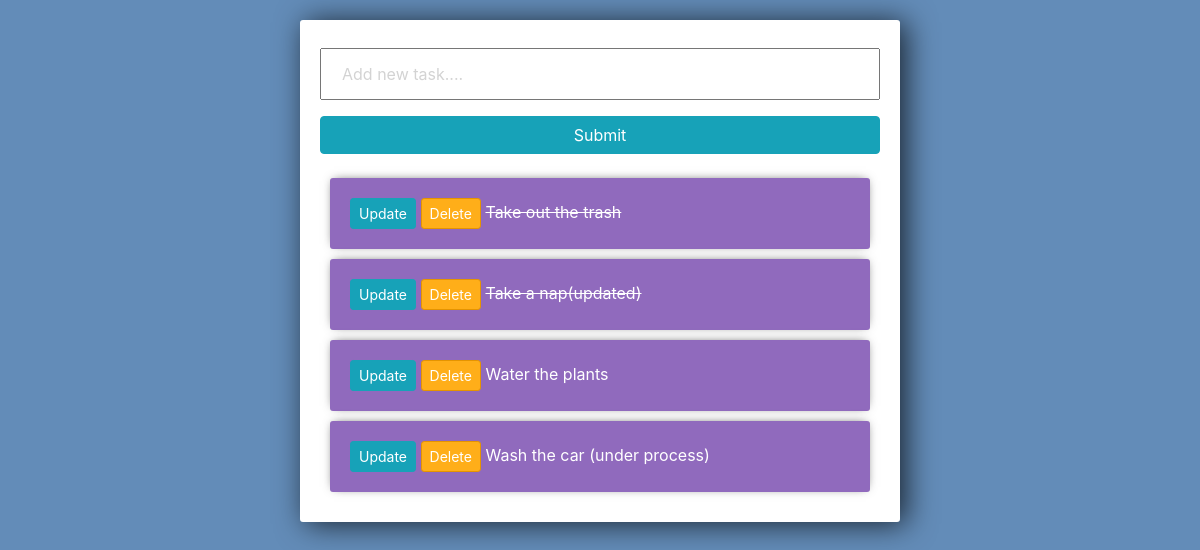
Before: / with the older database file.
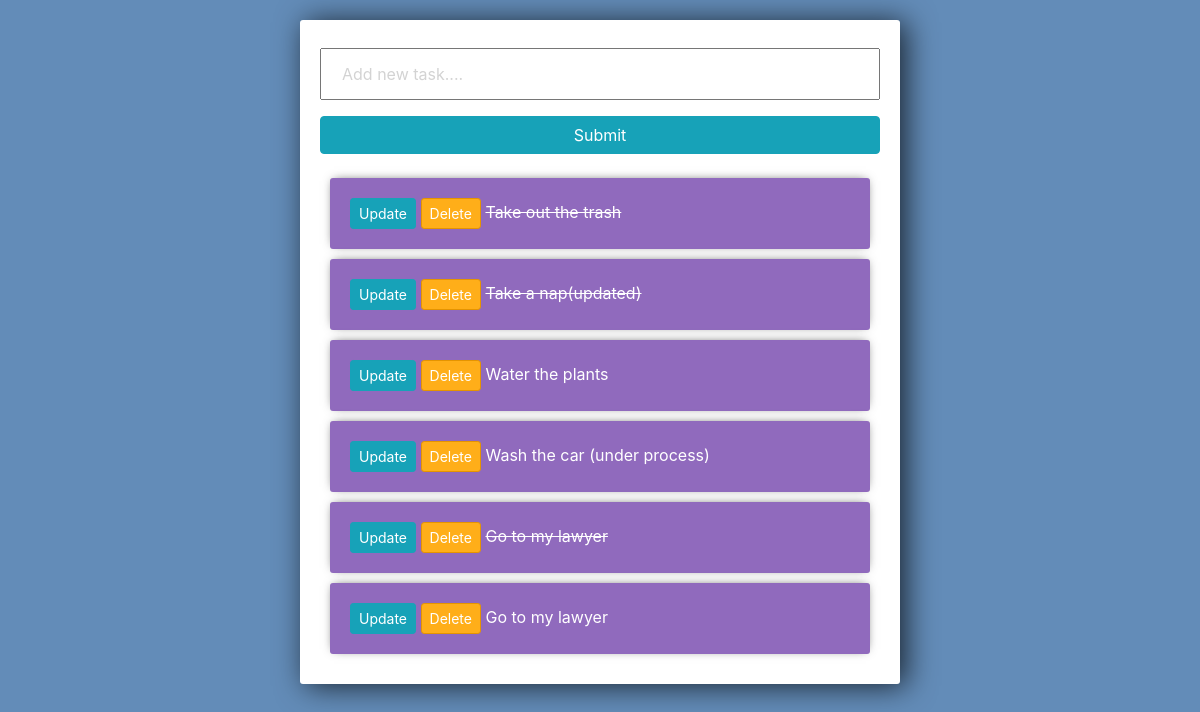
After: the same page with the newer database file.
### todo/models.py (models this page shows)
class Task(models.Model):
    title = models.CharField(max_length=200)
    complete = models.BooleanField(default=False)
    created=models.DateTimeField(auto_now_add=True)
    def __str__(self):
        return self.title

### todo/views.py (the view)
# urls.py: path('', views.index, name='home'),
def index(request):
    tasks = Task.objects.all()
    form =TaskForm()
    if request.method == 'POST':
        form = TaskForm(request.POST)
        if form.is_valid():
            form.save()
        return redirect('/')
    context={'tasks': tasks, 'form': form}
    return render(request, 'todo/list.html', context)

### todo/forms.py
class TaskForm(forms.ModelForm):
    title = forms.CharField(widget= forms.TextInput(attrs= {'placeholder': 'Add new task....'}))
    class Meta:
        model = Task
        fields = '__all__'

### todo/templates/todo/list.html (shortened to what this page needs)
<link rel="stylesheet" href="https://stackpath.bootstrapcdn.com/bootstrap/4.3.1/css/bootstrap.min.css">
<div class="center-column">
<form action="/" method="POST">
    {{form.title}}
    <input class="btn btn-info" type= "submit" name='Create Task'>
</form>
<div class="todo-list">
{% for task in tasks%}
   <div class="item-row">
    <a class="btn btn-sm btn-info" href= "{% url 'update' task.id %}">Update </a>
    <a class="btn  btn-sm btn-danger" href= "{% url 'delete' task.id %}">Delete </a>
    {% if task.complete == True %}
    <strike> {{task}} </strike>
     {% else %}
     <span> {{task}} </span>
     {% endif %}
   </div>
{% endfor %}
</div>
</div>

### todo/templates/todo/list.html (style rules this page uses)
input { width: 100%; padding: 12px 20px; margin: 8px 0; box-sizing: border-box; }
input::placeholder { color: #d3d3d3; }
.center-column { width:600px; margin: 20px auto; padding:20px; background-color: #fff; border-radius: 3px; box-shadow: 6px 2px 30px 0px rgba(0,0,0,0.75); }
.item-row { background-color: #906abd; margin: 10px; padding: 20px; border-radius: 3px; color: #fff; font-size: 16px; box-shadow: 0px -1px 10px -4px rgba(0,0,0,0.75); }
.btn-danger { background-color: #ffae19; border-color: #e59400; }

Changed rows visible on the page:
added Task: title "Go to my lawyer"
added Task: title "Go to my lawyer"
